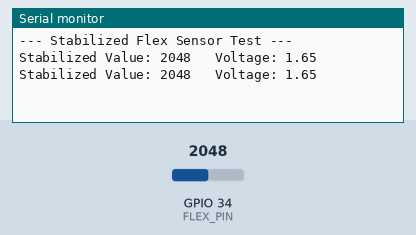
Simulated run of this sketch. Board: ESP32. Shown: the last lines printed to the serial monitor. The test bench sets the inputs (shaded band); at power-on: GPIO 34 (FLEX_PIN) = 2048.

Above: at 1.2 s.
1.3 s: GPIO 34 (FLEX_PIN) set to 2866
At 2.6 s:
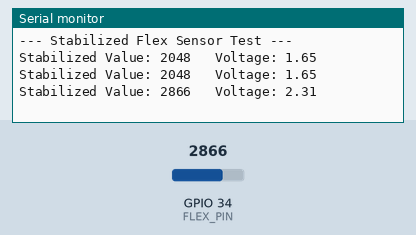
2.8 s: GPIO 34 (FLEX_PIN) set to 3603
At 4.0 s:
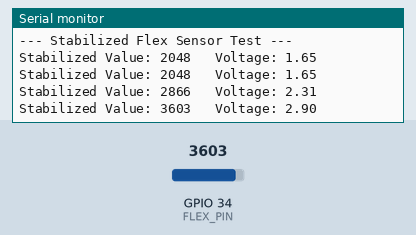
Timing chart, 0 to 5.8 s (numbered marks = the images above; inputs shaded):
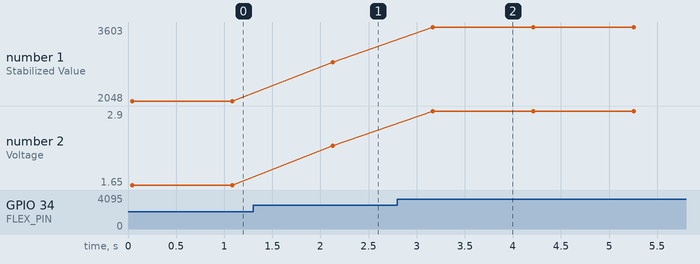

Measured:
- after the input at 1.3 s, the serial monitor: prints a new line after 0.83 s (image 1)
- after the input at 2.8 s, the serial monitor: prints a new line after 0.37 s (image 2)
- plotted number 1: 2048 → 2866 after the input at 1.3 s, 2866 → 3603 after the input at 2.8 s
- plotted number 2: 1.65 → 2.31 after the input at 1.3 s, 2.31 → 2.9 after the input at 2.8 s

The sketch:

flex_sensor_test_general.ino
```cpp
/* * Flex Sensor Smoothed Test
 * Uses Averaging to remove ADC jitter
 */

const int FLEX_PIN = 34;
const int SAMPLES = 20; // Number of samples to average

void setup() {
  Serial.begin(115200);
  pinMode(FLEX_PIN, INPUT);
  Serial.println("--- Stabilized Flex Sensor Test ---");
}

void loop() {
  long sum = 0;

  // Take multiple samples
  for (int i = 0; i < SAMPLES; i++) {
    sum += analogRead(FLEX_PIN);
    delay(2); // Tiny delay between samples
  }

  // Calculate the average
  int averageValue = sum / SAMPLES;

  // Convert to Voltage for display
  float voltage = averageValue * (3.3 / 4095.0);

  Serial.print("Stabilized Value: ");
  Serial.print(averageValue);
  Serial.print("\t Voltage: ");
  Serial.println(voltage);

  delay(1000);
}
```
